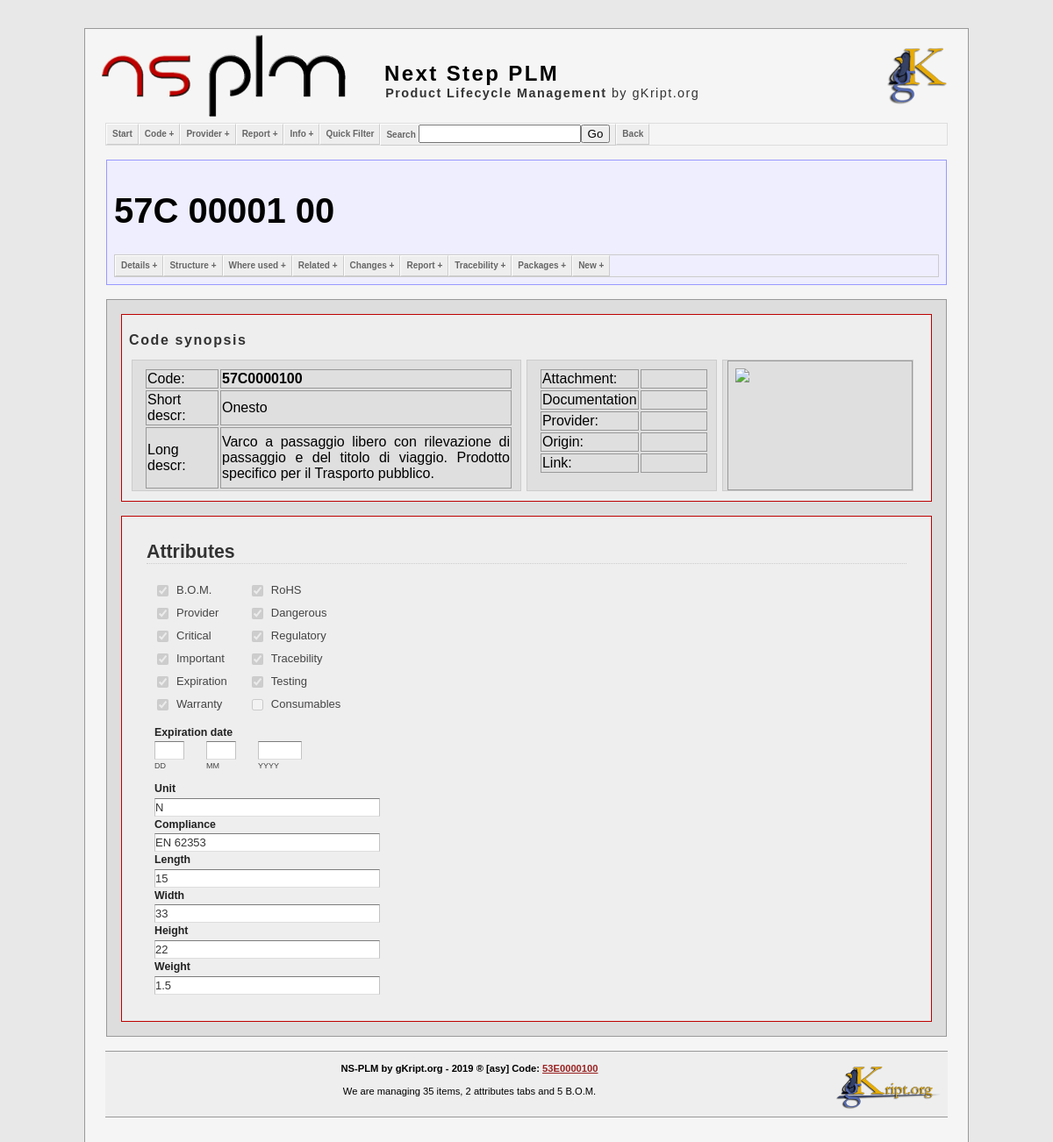
The app's page /attributes.php?code=57C0000100&action=Show with its own data.
### tables this page shows
CREATE TABLE IF NOT EXISTS `codattributes` (
  `code` varchar(11) NOT NULL,
  `bom` tinyint(1) NOT NULL,
  `provider` tinyint(1) NOT NULL,
  `origin` varchar(11) NOT NULL,
  `critical` tinyint(1) NOT NULL,
  `important` tinyint(1) NOT NULL,
  `testing` tinyint(1) NOT NULL,
  `expiration` tinyint(1) NOT NULL,
  `expiration_time` varchar(32) NOT NULL,
  `rohs` tinyint(1) NOT NULL,
  `dangerous` tinyint(1) NOT NULL,
  `regulatory` tinyint(1) NOT NULL,
  `warranty` varchar(32) NOT NULL,
  `unit` varchar(16) NOT NULL,
  `compliance` varchar(32) NOT NULL,
  `tracebility` tinyint(1) NOT NULL,
  `consumables` tinyint(1) NOT NULL,
  `length` varchar(16) NOT NULL,
  `width` varchar(16) NOT NULL,
  `height` varchar(16) NOT NULL,
  `weight` varchar(16) NOT NULL,
  `createTS` timestamp NOT NULL DEFAULT current_timestamp(),
  `modifyTS` timestamp NOT NULL DEFAULT current_timestamp() ON UPDATE current_timestamp(),
  UNIQUE KEY `Codice` (`code`)
);

CREATE TABLE IF NOT EXISTS `statistics` (
  `statid` int(11) NOT NULL AUTO_INCREMENT,
  `name` varchar(32) NOT NULL,
  `value` varchar(32) NOT NULL,
  `timest` timestamp NOT NULL DEFAULT current_timestamp(),
  UNIQUE KEY `statid` (`statid`)
);

### src/php/mysqli_utils.php (called while the page is built, shortened)
<?php
	function query_single_line( $query , $echo = 0 ) {
		$result = query_get_result( $query );
		if ( $result )
			return $result->fetch_array();
		return NULL;
	}
	function query_get_result( $query  , $echo = 0 ) {
		global $mysqli;
		$result = $mysqli->query ( $query ) or
			die( "query_single_line() : Problem with query<br/>&nbsp;&nbsp;&nbsp;&nbsp;Query true: $query<br/>&nbsp;&nbsp;&nbsp;&nbsp;MySql :" . $mysqli->error ."<br/>" );
		if ( $result->num_rows != 0 )
			return $result;
		else
			return NULL;
	}
	function query_get_a_field( $query , $fname  , $echo = 0 ) {
		$result = query_get_result( $query );
		if ( $row = $result->fetch_array() )
			return $row[ $fname ];
		else
			return 0;
	}
?>

### src/php/attributes_function.php (called while the page is built, shortened)
<?php
function	attrib_get_data_from_sql() {
	global $attrib;
	$code = $attrib["code"];
	foreach( $attrib as $key=>$value ) {
		if ( ( $key != "code" ) && ( $key != "action" ) && ( $key != "yyyy" ) && ( $key != "mm" ) && ( $key != "dd" ) ) {
			$sql = "SELECT `$key` FROM `codattributes` WHERE `code` LIKE '$code' ";
			$attrib[ $key ] = query_get_a_field( $sql , $key );
		}
	}
}
?>

### src/php/statistics.php (called while the page is built, shortened)
<?php
	function stat_codes_total_from_stats( $sentence = 1 ) {
		$sql = "SELECT * FROM `statistics` WHERE `name` = 'CodeCountDaily' ORDER BY `statistics`.`timest` DESC LIMIT 0,1";
		$value = query_get_a_field( $sql , "value" );
		if ( $sentence )
			return "We are managing $value codes!";
		else
			return $value;
	}
	function stat_attributes_total_from_stats( $sentence = 1 ) {
		$sql = "SELECT * FROM `statistics` WHERE `name` = 'AttribCountDaily' ORDER BY `statistics`.`timest` DESC LIMIT 0,1";
		$value = query_get_a_field( $sql , "value" );
		if ( $sentence )
			return "We are managing $value attributes!";
		else
			return $value;
	}
	function stat_bom_total_from_stats( $sentence = 1 ) {
		$sql = "SELECT * FROM `statistics` WHERE `name` = 'BomCountDaily' ORDER BY `statistics`.`timest` DESC LIMIT 0,1";
		$value = query_get_a_field( $sql , "value" );
		if ( $sentence )
			return "We are managing $value B.O.M.!";
		else
			return $value;
	}
 ?>

### src/php/form_elements.php (the view, shortened to what this page needs)
		<?php
	function checkbox_composer( $name , $value , $class , $checked = 0 , $label = 0 , $label_class = "" , $label_text = "" , $label_pos = "after" , $disable = 0 ) {
		$ch  = $checked ? "checked"  : "";
		$dis = $disable ? "disabled" : "";
		echo "<input id=\"" . $name . "\" name=\"" . $name . "\" class=\"" . $class . "\" type=\"checkbox\" value=\"" . $value . "\" " . $ch . " " . $dis . " />\n";
		if ( ( $label ) && ( $label_pos == "after" )	)
			echo "<label class=\"" . $label_class . "\" for=\"" . $name . "\">$label_text</label>\n";
	}
	function text_input_composer( $name , $value , $class , $type , $size , $maxlength , $label = 0 , $label_class = "" , $label_text = "" , $label_pos = "after" , $disable = 0 ) {
		if ( ( $label ) && ( $label_pos == "before" )	)
			echo "<label class=\"" . $label_class . "\" for=\"" . $name . "\">$label_text</label>\n";
		$dis = $disable ? "disabled" : "";
		echo "<input id=\"" . $name . "\" name=\"" . $name . "\" class=\"" . $class . "\" type=\"" . $type . "\" size=\"" . $size . "\" maxlength=\"" . $maxlength . "\" value=\"" . $value . "\" " . $dis . " />\n";
		if ( ( $label ) && ( $label_pos == "after" )	)
			echo "<label class=\"" . $label_class . "\" for=\"" . $name . "\">$label_text</label>\n";
	}
?>

### src/php/footer.php
			<div id="footer">
				<div style='text-align: center;' >
					<img src="src/img/logo/gkl.png" border="0" width="130px" alt="gk logo" style="float: right; vertical-align: middle; " />
					<h4>NS-PLM by gKript.org - 2019 &reg; [asy] Code: <a href="code.php?code=53E0000100">53E0000100</a></h4>
					<p>We are managing <?php echo stat_codes_total_from_stats(0); ?> items, <?php echo stat_attributes_total_from_stats(0); ?> attributes tabs and <?php echo stat_bom_total_from_stats(0); ?> B.O.M.</p>
					<br/>
				</div>
			</div>
		</div>
		<br/><br/>
	</body>
</html>

### src/css/h.css (style rules this page uses)
h2 { color: #333; font-size: 20pt; margin-bottom: 0px; margin-top: 10px; }

### src/css/body.css (style rules this page uses)
body { margin:0; padding:0; background-color:#e8e8e8; color:#000000; text-align:center; font-family:Arial, Helvetica, sans-serif; font-size:1em; }
.codelite { margin:1em; padding:.5em; background-color: #eee; border:1px solid #be0000; overflow: auto; }
.codelite_img { padding:.5em; height: 100%; display: block; margin-left: auto; margin-right: auto; }
* { box-sizing: border-box; }
.box25 { float: left; width: 24%; padding-left: 5px; border:1px solid #ccc; background-color: #dfdfdf ; height:120px; margin-top: 3px; margin-bottom: 3px; margin-left: 3px; margin-right: 3px; }
.box50 { float: left; width: 49%; padding-left: 5px; border:1px solid #ccc; background-color: #dfdfdf ; height:120px; margin-top: 3px; margin-bottom: 3px; margin-left: 3px; margin-right: 3px; }
#centerColumn h2 { margin:0 0 -.5em 0; padding:.75em 0 0 0; font-size:1em; letter-spacing:.1em; }
#footer { position:relative; bottom:0; margin: 0 15px 2em 15px; padding:0; line-height:1em; text-align:center; font-size:.7em; background:#eee; border-top:1px solid #999999; border-bottom:1px solid #999999; }

### src/css/view.css (style rules this page uses)
img { behavior:url(css/iepngfix.htc); border:none; }
form li span label { clear:both; color:#444; display:block; font-size:9px; line-height:9px; margin:0; padding-top:3px; }
label.description { border:none; color:#222; display:block; font-size:95%; font-weight:700; line-height:150%; padding:0 0 1px; }
input.text { background:#fff url(../../../images/shadow.gif) repeat-x top; border-bottom:1px solid #ddd; border-left:1px solid #c3c3c3; border-right:1px solid #c3c3c3; border-top:1px solid #7c7c7c; color:#333; font-size:100%; margin:0; padding:2px 0; }
input.checkbox { display:block; height:13px; line-height:1.4em; margin:6px 0 0 3px; width:13px; }
label.choice { color:#444; display:block; font-size:100%; line-height:1.4em; margin:-1.55em 0 0 25px; padding:4px 0 5px; width:90%; }
input.medium { width:50%; }

### records on screen
codattributes: weight "1.5"
statistics: value "35"
statistics: value "2"
statistics: value "5"

### other values on screen
$code_split "57C 00001 00"
$label_text "B.O.M. Provider Critical Important Expiration Warranty RoHS Dangerous Regulatory Tracebility Testing Consumables"
$label_text "DD MM YYYY"
$label_text "Unit Compliance Length Width Height Weight"
